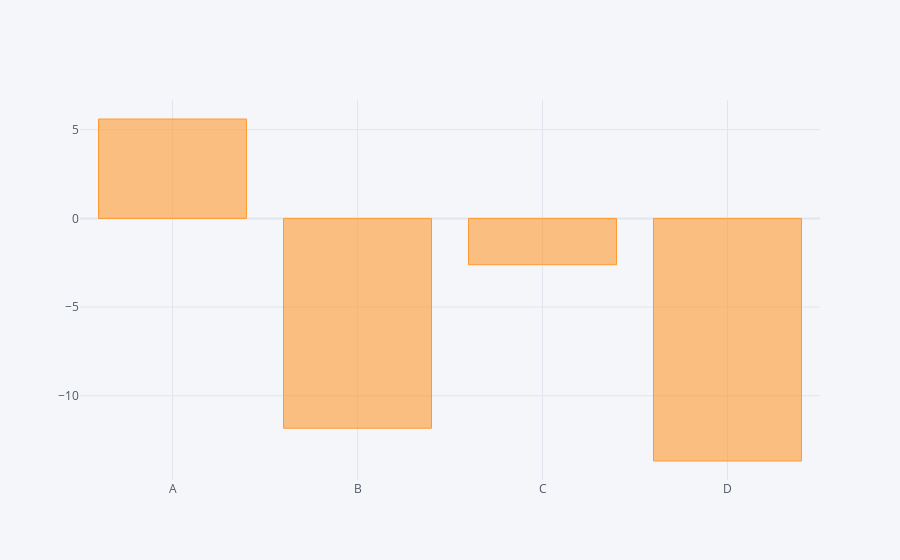

Notebook code cell kept with this figure:
### Code cell
df.sum().iplot(kind='bar')

### Figure 1 — Plotly figure (JSON) as saved in the notebook; plotly's stock layout.template omitted (floating-point values rounded to 4 significant figures)
{"data": [{"marker": {"color": "rgba(255, 153, 51, 0.6)", "line": {"color": "rgba(255, 153, 51, 1.0)", "width": 1}}, "name": "None", "orientation": "v", "text": "", "type": "bar", "x": ["A", "B", "C", "D"], "y": [5.606, -11.83, -2.612, -13.68]}], "layout": {"legend": {"bgcolor": "#F5F6F9", "font": {"color": "#4D5663"}}, "paper_bgcolor": "#F5F6F9", "plot_bgcolor": "#F5F6F9", "title": {"font": {"color": "#4D5663"}}, "xaxis": {"gridcolor": "#E1E5ED", "showgrid": true, "tickfont": {"color": "#4D5663"}, "title": {"font": {"color": "#4D5663"}, "text": ""}, "zerolinecolor": "#E1E5ED"}, "yaxis": {"gridcolor": "#E1E5ED", "showgrid": true, "tickfont": {"color": "#4D5663"}, "title": {"font": {"color": "#4D5663"}, "text": ""}, "zerolinecolor": "#E1E5ED"}}}
